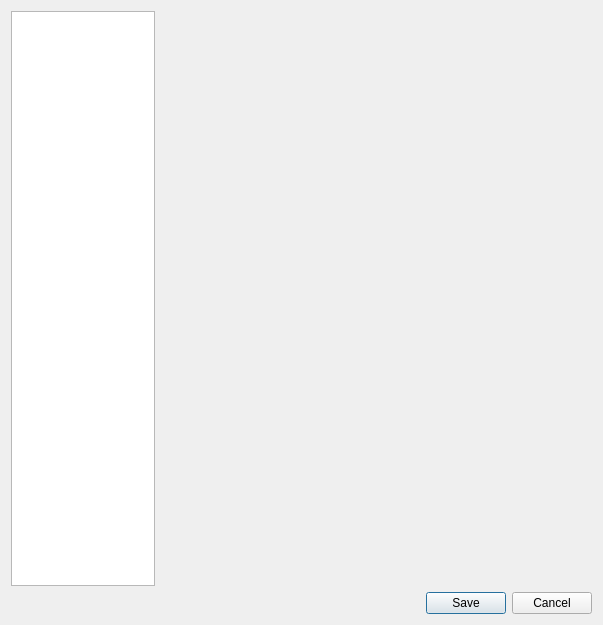
<?xml version="1.0" encoding="UTF-8"?>
<ui version="4.0">
 <class>OptionsWindow</class>
 <widget class="QDialog" name="OptionsWindow">
  <property name="geometry">
   <rect>
    <x>0</x>
    <y>0</y>
    <width>603</width>
    <height>625</height>
   </rect>
  </property>
  <property name="windowTitle">
   <string>DovahKit Options</string>
  </property>
  <layout class="QGridLayout" name="gridLayout" columnstretch="1,3">
   <item row="0" column="0">
    <widget class="QTreeWidget" name="navbar">
     <property name="whatsThis">
      <string>Use this treeview to select which page of options you wish to view.</string>
     </property>
     <property name="accessibleName">
      <string comment="options window widget name">Navigation</string>
     </property>
     <property name="accessibleDescription">
      <string>Use this treeview to select the options page you wish to view.</string>
     </property>
     <property name="editTriggers">
      <set>QAbstractItemView::NoEditTriggers</set>
     </property>
     <property name="showDropIndicator" stdset="0">
      <bool>false</bool>
     </property>
     <property name="verticalScrollMode">
      <enum>QAbstractItemView::ScrollPerPixel</enum>
     </property>
     <attribute name="headerVisible">
      <bool>false</bool>
     </attribute>
     <column>
      <property name="text">
       <string>Section</string>
      </property>
     </column>
    </widget>
   </item>
   <item row="0" column="1">
    <widget class="QStackedWidget" name="stackedWidget">
     <property name="focusPolicy">
      <enum>Qt::TabFocus</enum>
     </property>
     <widget class="QWidget" name="page"/>
     <widget class="QWidget" name="page_2"/>
    </widget>
   </item>
   <item row="1" column="0" colspan="2">
    <layout class="QHBoxLayout" name="horizontalLayout">
     <item>
      <spacer name="horizontalSpacer">
       <property name="orientation">
        <enum>Qt::Horizontal</enum>
       </property>
       <property name="sizeHint" stdset="0">
        <size>
         <width>40</width>
         <height>20</height>
        </size>
       </property>
      </spacer>
     </item>
     <item>
      <widget class="QPushButton" name="buttonSave">
       <property name="text">
        <string>Save</string>
       </property>
      </widget>
     </item>
     <item>
      <widget class="QPushButton" name="buttonCancel">
       <property name="text">
        <string>Cancel</string>
       </property>
      </widget>
     </item>
    </layout>
   </item>
  </layout>
 </widget>
 <tabstops>
  <tabstop>navbar</tabstop>
  <tabstop>stackedWidget</tabstop>
  <tabstop>buttonSave</tabstop>
  <tabstop>buttonCancel</tabstop>
 </tabstops>
 <resources/>
 <connections/>
</ui>
